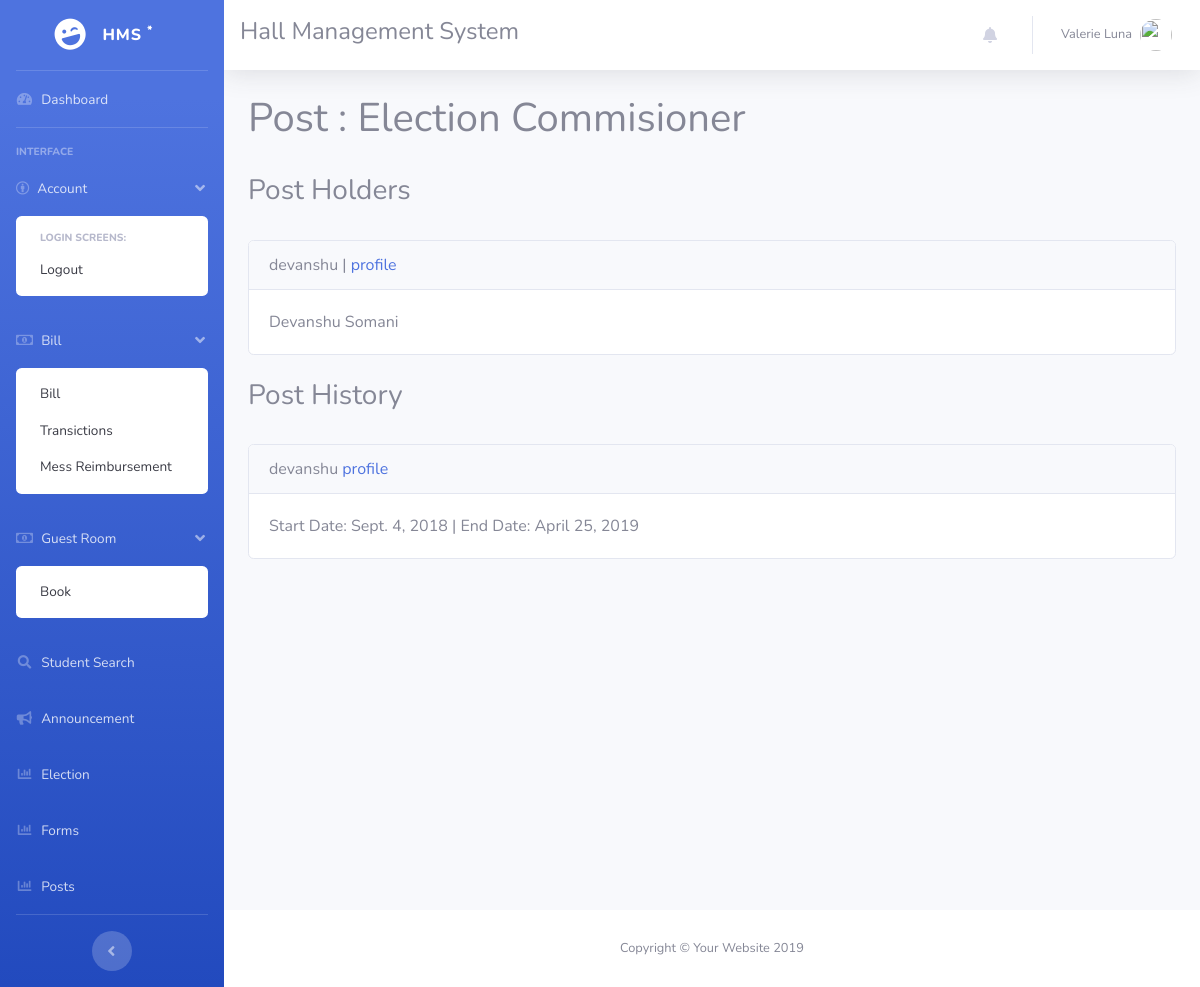
Screenshot of /post/ec with the database file from the repository.
### accounts/models.py (models this page shows, shortened)
class Post(models.Model):
    user = models.OneToOneField(User, on_delete=models.CASCADE)
    post_name = models.CharField(max_length=255, default='')
    post_holders = models.ManyToManyField(User, blank = True, related_name='posts')

class Profile(models.Model):
    user = models.OneToOneField(User, on_delete=models.CASCADE)
    email_confirmed = models.BooleanField(default=False)
    name = models.CharField(max_length=255, default='')
    roll_no=models.IntegerField(default=0)
    branch=models.CharField(max_length=40,default='')
    program=models.CharField(max_length=10,default='')
    room=models.CharField(max_length=10,default='')
    address = models.CharField(max_length=255, default='')

class PostHistory(models.Model):
    post = models.ForeignKey(Post, on_delete = models.CASCADE)
    user = models.ForeignKey(User, on_delete = models.CASCADE)
    start_date = models.DateField(default=timezone.now)
    end_date = models.DateField(null = True, blank = True)

### accounts/views.py (the view)
# urls.py: path('post/<str:post_id>', views.post_detail, name='post_detail'),
def post_detail(request, post_id):
    post_user = User.objects.filter(username = post_id)
    if not post_user.exists():
        return render(request, 'message.html', {'code': 404, 'message': 'POST NOT FOUND'})
    post = models.Post.objects.filter(user = post_user.first())
    if not post.exists() :
        return render(request, 'message.html', {'code': 404, 'message': 'POST/ NOT FOUND'})
    post = post.first()
    post_history = models.PostHistory.objects.filter(post = post).order_by('-start_date')
    post_holders = post.post_holders.all()
    return render(request, 'accounts/post_detail.html', {'post': post,'post_holders': post_holders, 'history': post_history } )

### accounts/profile_context.py (called while the page is built)
def context(request):
    if request.user.is_authenticated:
        try:
            profile = Profile.objects.get(user=request.user)
            post=Post.objects.filter(user=request.user)
            if post.exists():
                post=post.first()
            else:
                post=0
            return {'profile': profile,'post':post}
        except ObjectDoesNotExist:
            return {'profile': 0,'post':0}
    else:
        return {'profile': 0,'post':0}

### bill/bill_context.py (called while the page is built)
def context(request):
    if request.user.is_authenticated:
        try:
            biller = Billers.objects.get(user=request.user)
            return {'biller': biller}
        except ObjectDoesNotExist:
            return {'biller': 0}
    else:
        return {'biller': 0}

### accounts/templates/accounts/post_detail.html (shortened to what this page needs)
{% extends "layout.html" %}
{% load static %}
{% load bootstrap4 %}
{% block body %}
<h1>Post : {{ post.post_name }} </h1>
{% if post_holders.exists%}
<br>
<h3>Post Holders</h3>
{% for holder in post_holders %}
<br>
<div class="card ">
    <div class="card-header">
    {{ holder.username }}  | <a href="{% url 'accounts:user_profile' holder.username %}">  profile </a>
    </div>
    <div class="card-body">
      {{ holder.profile.name  }}
    </div>
</div>
{% endfor %}
{% endif %}
{% if history.exists%}
<br>
<h3>Post History</h3>
{% for history in history %}
<br>
<div class="card ">
    <div class="card-header">
    {{ history.user.username }} <a href="{% url 'accounts:user_profile' history.user.username %}">  profile </a>
    </div>
    <div class="card-body">
       Start Date:  {{ history.start_date }} |  End Date: {{ history.end_date }}
    </div>
</div>
{% endfor %}
{% endif %}
{% endblock %}

### rows the page displays
Post: post_name "Election Commisioner"
PostHistory: user.username "devanshu", start_date "Sept. 4, 2018", end_date "April 25, 2019"

### other values shown
{{ holder.username }} "devanshu"
{{ holder.profile.name }} "Devanshu Somani"
